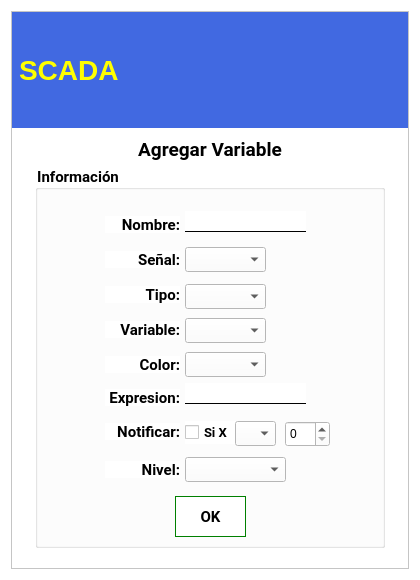
<?xml version="1.0" encoding="UTF-8"?>
<ui version="4.0">
 <class>AbrirModal</class>
 <widget class="QWidget" name="AbrirModal">
  <property name="windowModality">
   <enum>Qt::WindowModal</enum>
  </property>
  <property name="geometry">
   <rect>
    <x>0</x>
    <y>0</y>
    <width>420</width>
    <height>580</height>
   </rect>
  </property>
  <property name="sizePolicy">
   <sizepolicy hsizetype="Preferred" vsizetype="Maximum">
    <horstretch>0</horstretch>
    <verstretch>0</verstretch>
   </sizepolicy>
  </property>
  <property name="font">
   <font>
    <family>Noto Serif</family>
    <pointsize>11</pointsize>
    <weight>75</weight>
    <bold>true</bold>
   </font>
  </property>
  <property name="contextMenuPolicy">
   <enum>Qt::NoContextMenu</enum>
  </property>
  <property name="windowTitle">
   <string>Sistema SCADA</string>
  </property>
  <property name="windowIcon">
   <iconset>
    <normaloff>../../../../../../../../.designer/if_16_1751363.ico</normaloff>../../../../../../../../.designer/if_16_1751363.ico</iconset>
  </property>
  <property name="styleSheet">
   <string notr="true">background-color: rgb(255, 255, 255);</string>
  </property>
  <property name="inputMethodHints">
   <set>Qt::ImhSensitiveData</set>
  </property>
  <layout class="QVBoxLayout" name="verticalLayout">
   <item>
    <widget class="QFrame" name="MainFrame">
     <property name="minimumSize">
      <size>
       <width>0</width>
       <height>0</height>
      </size>
     </property>
     <property name="frameShape">
      <enum>QFrame::StyledPanel</enum>
     </property>
     <property name="frameShadow">
      <enum>QFrame::Raised</enum>
     </property>
     <layout class="QVBoxLayout" name="verticalLayout_2">
      <property name="spacing">
       <number>0</number>
      </property>
      <property name="leftMargin">
       <number>0</number>
      </property>
      <property name="topMargin">
       <number>0</number>
      </property>
      <property name="rightMargin">
       <number>0</number>
      </property>
      <property name="bottomMargin">
       <number>20</number>
      </property>
      <item>
       <widget class="QFrame" name="TitleFrame">
        <property name="maximumSize">
         <size>
          <width>16777215</width>
          <height>116</height>
         </size>
        </property>
        <property name="frameShape">
         <enum>QFrame::NoFrame</enum>
        </property>
        <property name="frameShadow">
         <enum>QFrame::Plain</enum>
        </property>
        <layout class="QGridLayout" name="gridLayout">
         <property name="leftMargin">
          <number>0</number>
         </property>
         <property name="topMargin">
          <number>0</number>
         </property>
         <property name="rightMargin">
          <number>0</number>
         </property>
         <property name="bottomMargin">
          <number>0</number>
         </property>
         <property name="spacing">
          <number>0</number>
         </property>
         <item row="0" column="1">
          <widget class="QLabel" name="lblSCADA">
           <property name="sizePolicy">
            <sizepolicy hsizetype="Minimum" vsizetype="Maximum">
             <horstretch>0</horstretch>
             <verstretch>0</verstretch>
            </sizepolicy>
           </property>
           <property name="minimumSize">
            <size>
             <width>150</width>
             <height>116</height>
            </size>
           </property>
           <property name="maximumSize">
            <size>
             <width>16777215</width>
             <height>116</height>
            </size>
           </property>
           <property name="font">
            <font>
             <pointsize>21</pointsize>
             <weight>75</weight>
             <bold>true</bold>
            </font>
           </property>
           <property name="autoFillBackground">
            <bool>false</bool>
           </property>
           <property name="styleSheet">
            <string notr="true">color: rgb(255, 255, 0);background-color: rgb(65, 105, 225);
margin:0px;</string>
           </property>
           <property name="text">
            <string>SCADA</string>
           </property>
          </widget>
         </item>
         <item row="0" column="2">
          <widget class="QFrame" name="ExitFrame">
           <property name="sizePolicy">
            <sizepolicy hsizetype="Maximum" vsizetype="Minimum">
             <horstretch>0</horstretch>
             <verstretch>0</verstretch>
            </sizepolicy>
           </property>
           <property name="minimumSize">
            <size>
             <width>0</width>
             <height>116</height>
            </size>
           </property>
           <property name="maximumSize">
            <size>
             <width>16777215</width>
             <height>116</height>
            </size>
           </property>
           <property name="styleSheet">
            <string notr="true">background-color: rgb(65, 105, 225);</string>
           </property>
           <property name="frameShape">
            <enum>QFrame::NoFrame</enum>
           </property>
           <property name="frameShadow">
            <enum>QFrame::Plain</enum>
           </property>
           <property name="lineWidth">
            <number>0</number>
           </property>
           <layout class="QGridLayout" name="gridLayout_4">
            <property name="leftMargin">
             <number>0</number>
            </property>
            <property name="topMargin">
             <number>0</number>
            </property>
            <property name="rightMargin">
             <number>0</number>
            </property>
            <property name="bottomMargin">
             <number>0</number>
            </property>
            <property name="spacing">
             <number>0</number>
            </property>
            <item row="0" column="1">
             <widget class="QPushButton" name="btnExit">
              <property name="sizePolicy">
               <sizepolicy hsizetype="Maximum" vsizetype="Maximum">
                <horstretch>0</horstretch>
                <verstretch>0</verstretch>
               </sizepolicy>
              </property>
              <property name="maximumSize">
               <size>
                <width>32</width>
                <height>32</height>
               </size>
              </property>
              <property name="layoutDirection">
               <enum>Qt::RightToLeft</enum>
              </property>
              <property name="text">
               <string/>
              </property>
              <property name="icon">
               <iconset resource="../../resources/resources.qrc">
                <normaloff>:/source/img/Cancelar.png</normaloff>:/source/img/Cancelar.png</iconset>
              </property>
              <property name="iconSize">
               <size>
                <width>24</width>
                <height>24</height>
               </size>
              </property>
              <property name="flat">
               <bool>true</bool>
              </property>
             </widget>
            </item>
            <item row="0" column="0" rowspan="2">
             <widget class="QLabel" name="lblIIE">
              <property name="sizePolicy">
               <sizepolicy hsizetype="Maximum" vsizetype="Preferred">
                <horstretch>0</horstretch>
                <verstretch>0</verstretch>
               </sizepolicy>
              </property>
              <property name="maximumSize">
               <size>
                <width>16777215</width>
                <height>116</height>
               </size>
              </property>
              <property name="styleSheet">
               <string notr="true">background-color: rgb(65, 105, 225);
margin:0px;</string>
              </property>
              <property name="text">
               <string/>
              </property>
              <property name="pixmap">
               <pixmap resource="../../resources/resources.qrc">:/source/img/iiie.png</pixmap>
              </property>
              <property name="scaledContents">
               <bool>false</bool>
              </property>
              <property name="alignment">
               <set>Qt::AlignCenter</set>
              </property>
             </widget>
            </item>
           </layout>
          </widget>
         </item>
         <item row="0" column="0">
          <widget class="QLabel" name="lblUDB">
           <property name="sizePolicy">
            <sizepolicy hsizetype="Maximum" vsizetype="Maximum">
             <horstretch>0</horstretch>
             <verstretch>0</verstretch>
            </sizepolicy>
           </property>
           <property name="minimumSize">
            <size>
             <width>0</width>
             <height>116</height>
            </size>
           </property>
           <property name="maximumSize">
            <size>
             <width>16777215</width>
             <height>116</height>
            </size>
           </property>
           <property name="styleSheet">
            <string notr="true">background-color: rgb(65, 105, 225);
margin:0px;</string>
           </property>
           <property name="frameShape">
            <enum>QFrame::NoFrame</enum>
           </property>
           <property name="text">
            <string/>
           </property>
           <property name="pixmap">
            <pixmap resource="../../resources/resources.qrc">:/source/img/logo.png</pixmap>
           </property>
           <property name="alignment">
            <set>Qt::AlignRight|Qt::AlignTrailing|Qt::AlignVCenter</set>
           </property>
          </widget>
         </item>
        </layout>
       </widget>
      </item>
      <item>
       <widget class="QLabel" name="lblTitle">
        <property name="sizePolicy">
         <sizepolicy hsizetype="Minimum" vsizetype="Maximum">
          <horstretch>0</horstretch>
          <verstretch>0</verstretch>
         </sizepolicy>
        </property>
        <property name="maximumSize">
         <size>
          <width>16777215</width>
          <height>38</height>
         </size>
        </property>
        <property name="font">
         <font>
          <family>Roboto</family>
          <pointsize>14</pointsize>
          <weight>75</weight>
          <bold>true</bold>
         </font>
        </property>
        <property name="styleSheet">
         <string notr="true">margin-top:5px;</string>
        </property>
        <property name="text">
         <string>Agregar Variable</string>
        </property>
        <property name="alignment">
         <set>Qt::AlignCenter</set>
        </property>
       </widget>
      </item>
      <item alignment="Qt::AlignHCenter">
       <widget class="QGroupBox" name="ContentBox">
        <property name="sizePolicy">
         <sizepolicy hsizetype="Preferred" vsizetype="Minimum">
          <horstretch>0</horstretch>
          <verstretch>0</verstretch>
         </sizepolicy>
        </property>
        <property name="minimumSize">
         <size>
          <width>350</width>
          <height>0</height>
         </size>
        </property>
        <property name="maximumSize">
         <size>
          <width>350</width>
          <height>16777215</height>
         </size>
        </property>
        <property name="font">
         <font>
          <family>Roboto</family>
          <pointsize>11</pointsize>
          <weight>75</weight>
          <bold>true</bold>
         </font>
        </property>
        <property name="styleSheet">
         <string notr="true">background-color: rgb(255, 255, 255);</string>
        </property>
        <property name="title">
         <string>Información</string>
        </property>
        <property name="alignment">
         <set>Qt::AlignBottom|Qt::AlignLeading|Qt::AlignLeft</set>
        </property>
        <property name="flat">
         <bool>true</bool>
        </property>
        <widget class="QLabel" name="lblNombre">
         <property name="geometry">
          <rect>
           <x>70</x>
           <y>50</y>
           <width>75</width>
           <height>17</height>
          </rect>
         </property>
         <property name="font">
          <font>
           <family>Roboto</family>
           <pointsize>11</pointsize>
           <weight>75</weight>
           <bold>true</bold>
          </font>
         </property>
         <property name="text">
          <string>Nombre:</string>
         </property>
         <property name="alignment">
          <set>Qt::AlignRight|Qt::AlignTrailing|Qt::AlignVCenter</set>
         </property>
        </widget>
        <widget class="QLabel" name="label_2">
         <property name="geometry">
          <rect>
           <x>70</x>
           <y>85</y>
           <width>75</width>
           <height>17</height>
          </rect>
         </property>
         <property name="font">
          <font>
           <family>Roboto</family>
           <pointsize>11</pointsize>
           <weight>75</weight>
           <bold>true</bold>
          </font>
         </property>
         <property name="text">
          <string>Señal:</string>
         </property>
         <property name="alignment">
          <set>Qt::AlignRight|Qt::AlignTrailing|Qt::AlignVCenter</set>
         </property>
        </widget>
        <widget class="QLabel" name="label_3">
         <property name="geometry">
          <rect>
           <x>70</x>
           <y>120</y>
           <width>75</width>
           <height>17</height>
          </rect>
         </property>
         <property name="font">
          <font>
           <family>Roboto</family>
           <pointsize>11</pointsize>
           <weight>75</weight>
           <bold>true</bold>
          </font>
         </property>
         <property name="text">
          <string>Tipo:</string>
         </property>
         <property name="alignment">
          <set>Qt::AlignRight|Qt::AlignTrailing|Qt::AlignVCenter</set>
         </property>
        </widget>
        <widget class="QLabel" name="label_4">
         <property name="geometry">
          <rect>
           <x>70</x>
           <y>155</y>
           <width>75</width>
           <height>17</height>
          </rect>
         </property>
         <property name="font">
          <font>
           <family>Roboto</family>
           <pointsize>11</pointsize>
           <weight>75</weight>
           <bold>true</bold>
          </font>
         </property>
         <property name="text">
          <string>Variable:</string>
         </property>
         <property name="alignment">
          <set>Qt::AlignRight|Qt::AlignTrailing|Qt::AlignVCenter</set>
         </property>
        </widget>
        <widget class="QLabel" name="label_5">
         <property name="geometry">
          <rect>
           <x>70</x>
           <y>190</y>
           <width>75</width>
           <height>17</height>
          </rect>
         </property>
         <property name="font">
          <font>
           <family>Roboto</family>
           <pointsize>11</pointsize>
           <weight>75</weight>
           <bold>true</bold>
          </font>
         </property>
         <property name="text">
          <string>Color:</string>
         </property>
         <property name="alignment">
          <set>Qt::AlignRight|Qt::AlignTrailing|Qt::AlignVCenter</set>
         </property>
        </widget>
        <widget class="QLabel" name="label_6">
         <property name="geometry">
          <rect>
           <x>70</x>
           <y>223</y>
           <width>75</width>
           <height>17</height>
          </rect>
         </property>
         <property name="font">
          <font>
           <family>Roboto</family>
           <pointsize>11</pointsize>
           <weight>75</weight>
           <bold>true</bold>
          </font>
         </property>
         <property name="text">
          <string>Expresion:</string>
         </property>
         <property name="alignment">
          <set>Qt::AlignRight|Qt::AlignTrailing|Qt::AlignVCenter</set>
         </property>
        </widget>
        <widget class="QLabel" name="label_7">
         <property name="geometry">
          <rect>
           <x>70</x>
           <y>257</y>
           <width>75</width>
           <height>17</height>
          </rect>
         </property>
         <property name="font">
          <font>
           <family>Roboto</family>
           <pointsize>11</pointsize>
           <weight>75</weight>
           <bold>true</bold>
          </font>
         </property>
         <property name="text">
          <string>Notificar:</string>
         </property>
         <property name="alignment">
          <set>Qt::AlignRight|Qt::AlignTrailing|Qt::AlignVCenter</set>
         </property>
        </widget>
        <widget class="QLabel" name="label_8">
         <property name="geometry">
          <rect>
           <x>70</x>
           <y>295</y>
           <width>75</width>
           <height>17</height>
          </rect>
         </property>
         <property name="font">
          <font>
           <family>Roboto</family>
           <pointsize>11</pointsize>
           <weight>75</weight>
           <bold>true</bold>
          </font>
         </property>
         <property name="text">
          <string>Nivel:</string>
         </property>
         <property name="alignment">
          <set>Qt::AlignRight|Qt::AlignTrailing|Qt::AlignVCenter</set>
         </property>
        </widget>
        <widget class="QLineEdit" name="txtNombre">
         <property name="geometry">
          <rect>
           <x>150</x>
           <y>45</y>
           <width>121</width>
           <height>21</height>
          </rect>
         </property>
         <property name="styleSheet">
          <string notr="true">border-bottom:1px solid black;border-top:none;</string>
         </property>
        </widget>
        <widget class="QComboBox" name="cmbTipo">
         <property name="geometry">
          <rect>
           <x>150</x>
           <y>118</y>
           <width>81</width>
           <height>25</height>
          </rect>
         </property>
        </widget>
        <widget class="QComboBox" name="cmbColor">
         <property name="geometry">
          <rect>
           <x>150</x>
           <y>186</y>
           <width>81</width>
           <height>25</height>
          </rect>
         </property>
        </widget>
        <widget class="QComboBox" name="cmbSenal">
         <property name="geometry">
          <rect>
           <x>150</x>
           <y>81</y>
           <width>81</width>
           <height>25</height>
          </rect>
         </property>
        </widget>
        <widget class="QComboBox" name="cmbVariable">
         <property name="geometry">
          <rect>
           <x>150</x>
           <y>152</y>
           <width>81</width>
           <height>25</height>
          </rect>
         </property>
        </widget>
        <widget class="QLineEdit" name="txtExpresion">
         <property name="geometry">
          <rect>
           <x>150</x>
           <y>217</y>
           <width>121</width>
           <height>21</height>
          </rect>
         </property>
         <property name="styleSheet">
          <string notr="true">border-bottom:1px solid black;border-top:none;</string>
         </property>
        </widget>
        <widget class="QCheckBox" name="boxNotificar">
         <property name="geometry">
          <rect>
           <x>150</x>
           <y>255</y>
           <width>51</width>
           <height>23</height>
          </rect>
         </property>
         <property name="font">
          <font>
           <family>Roboto</family>
           <pointsize>10</pointsize>
           <weight>75</weight>
           <bold>true</bold>
          </font>
         </property>
         <property name="text">
          <string>Si X</string>
         </property>
        </widget>
        <widget class="QComboBox" name="cmbNotificar">
         <property name="geometry">
          <rect>
           <x>200</x>
           <y>255</y>
           <width>41</width>
           <height>25</height>
          </rect>
         </property>
        </widget>
        <widget class="QSpinBox" name="txtNotificar">
         <property name="geometry">
          <rect>
           <x>250</x>
           <y>255</y>
           <width>45</width>
           <height>26</height>
          </rect>
         </property>
        </widget>
        <widget class="QComboBox" name="cmbNivel">
         <property name="geometry">
          <rect>
           <x>150</x>
           <y>291</y>
           <width>101</width>
           <height>25</height>
          </rect>
         </property>
        </widget>
        <widget class="QPushButton" name="btnAceptar">
         <property name="geometry">
          <rect>
           <x>140</x>
           <y>330</y>
           <width>71</width>
           <height>41</height>
          </rect>
         </property>
         <property name="font">
          <font>
           <family>Roboto</family>
           <pointsize>11</pointsize>
           <weight>75</weight>
           <bold>true</bold>
          </font>
         </property>
         <property name="styleSheet">
          <string notr="true">border:1px solid green;</string>
         </property>
         <property name="text">
          <string>OK</string>
         </property>
         <property name="icon">
          <iconset resource="../../resources/resources.qrc">
           <normaloff>:/source/img/OK.png</normaloff>:/source/img/OK.png</iconset>
         </property>
         <property name="iconSize">
          <size>
           <width>24</width>
           <height>24</height>
          </size>
         </property>
         <property name="shortcut">
          <string notr="true"/>
         </property>
         <property name="checkable">
          <bool>false</bool>
         </property>
         <property name="flat">
          <bool>true</bool>
         </property>
        </widget>
       </widget>
      </item>
     </layout>
    </widget>
   </item>
  </layout>
 </widget>
 <resources>
  <include location="../../resources/resources.qrc"/>
  <include location="../../resources/resources.qrc"/>
  <include location="../../resources/resources.qrc"/>
  <include location="../../../../../resources/resources.qrc"/>
 </resources>
 <connections/>
</ui>
